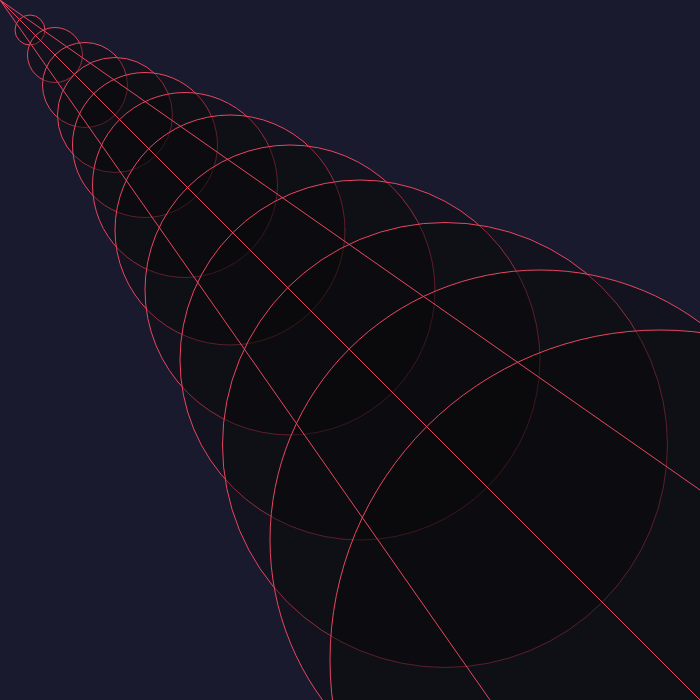
Frame 1 (no input)
Frame 60 (no input): identical to frame 1, image omitted
Frame 120 (the mouse pressed at the canvas centre since frame 60): identical to frame 1, image omitted

The p5.js sketch that drew this single still picture (run headless with seeded random() and noise() and a simulated clock; from frame 60 on, the mouse is pressed at the canvas centre):

// p5.js sketch
// ── sketch.js
function setup() {
  createCanvas(700, 700);
  noStroke();
}

function draw() {
  let c1 = color('#1a1a2e')
  let c2 = color('#e94560')
  let c3 = color('#fddb3a')
  background(c1);
  
  let a=0;
  fill(10,100);
  stroke(c2);
  strokeWeight(1);
  ellipse(a,a,a,a);
 
  //kreis 1
  a+=30;
  ellipse(a,a,a,a);
  
  //kreis 2
  a+=25;
  ellipse(a,a,a,a);
  
  //kreis 3
  a+=30;
  ellipse(a,a,a,a);
  
  //kreis 4
  a+=30;
  ellipse(a,a,a,a);
  
  //kreis 5
  a+=30;
  ellipse(a,a,a,a);

  //kreis 6
  a+=40;
  ellipse(a,a,a,a);

  //kreis 7
  a+=45;
  ellipse(a,a,a,a);

  //kreis 8
  a+=60;
  ellipse(a,a,a,a);

  //kreis 9
  a+=70;
  ellipse(a,a,a,a);

  //kreis 10
  a+=85;
  ellipse(a,a,a,a);

  //kreis 12
  a+=95;
  ellipse(a,a,a,a);
  
  //kreis 13
  a+=120;
  ellipse(a,a,a,a);
  
  line(0, 0, 700, 700,);
  line(0, 0, 490, 700,);
  line(0, 0, 700, 490,);
}
